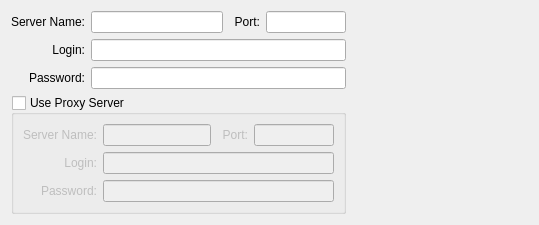
       <widget class="QWidget" name="_serverPage">
        <attribute name="title">
         <string>Server</string>
        </attribute>
        <layout class="QGridLayout" name="gridLayout_7">
         <item row="0" column="0">
          <layout class="QVBoxLayout" name="verticalLayout_2">
           <item>
            <layout class="QGridLayout" name="gridLayout_6">
             <item row="0" column="0">
              <widget class="QLabel" name="_ccServerLit">
               <property name="text">
                <string>Server Name:</string>
               </property>
               <property name="alignment">
                <set>Qt::AlignRight|Qt::AlignTrailing|Qt::AlignVCenter</set>
               </property>
              </widget>
             </item>
             <item row="0" column="1">
              <layout class="QHBoxLayout">
               <item>
                <widget class="QLineEdit" name="_ccServer">
                 <property name="sizePolicy">
                  <sizepolicy hsizetype="Expanding" vsizetype="Fixed">
                   <horstretch>1</horstretch>
                   <verstretch>0</verstretch>
                  </sizepolicy>
                 </property>
                </widget>
               </item>
               <item>
                <spacer>
                 <property name="orientation">
                  <enum>Qt::Horizontal</enum>
                 </property>
                 <property name="sizeType">
                  <enum>QSizePolicy::Preferred</enum>
                 </property>
                 <property name="sizeHint" stdset="0">
                  <size>
                   <width>5</width>
                   <height>20</height>
                  </size>
                 </property>
                </spacer>
               </item>
               <item>
                <widget class="QLabel" name="_ccPortLit">
                 <property name="text">
                  <string>Port:</string>
                 </property>
                 <property name="alignment">
                  <set>Qt::AlignRight|Qt::AlignTrailing|Qt::AlignVCenter</set>
                 </property>
                </widget>
               </item>
               <item>
                <widget class="QLineEdit" name="_ccPort">
                 <property name="maximumSize">
                  <size>
                   <width>80</width>
                   <height>32767</height>
                  </size>
                 </property>
                </widget>
               </item>
              </layout>
             </item>
             <item row="1" column="0">
              <widget class="QLabel" name="_ccLoginLit">
               <property name="text">
                <string>Login:</string>
               </property>
               <property name="alignment">
                <set>Qt::AlignRight|Qt::AlignTrailing|Qt::AlignVCenter</set>
               </property>
              </widget>
             </item>
             <item row="1" column="1">
              <widget class="QLineEdit" name="_ccLogin"/>
             </item>
             <item row="2" column="0">
              <widget class="QLabel" name="_ccPasswordLit">
               <property name="text">
                <string>Password:</string>
               </property>
               <property name="alignment">
                <set>Qt::AlignRight|Qt::AlignTrailing|Qt::AlignVCenter</set>
               </property>
              </widget>
             </item>
             <item row="2" column="1">
              <widget class="QLineEdit" name="_ccPassword">
               <property name="echoMode">
                <enum>QLineEdit::PasswordEchoOnEdit</enum>
               </property>
              </widget>
             </item>
            </layout>
           </item>
           <item>
            <widget class="QGroupBox" name="_ccUseProxyServer">
             <property name="title">
              <string>Use Proxy Server</string>
             </property>
             <property name="checkable">
              <bool>true</bool>
             </property>
             <property name="checked">
              <bool>false</bool>
             </property>
             <layout class="QGridLayout" name="gridLayout_5">
              <item row="0" column="0">
               <widget class="QLabel" name="_ccProxyServerLit">
                <property name="text">
                 <string>Server Name:</string>
                </property>
                <property name="alignment">
                 <set>Qt::AlignRight|Qt::AlignTrailing|Qt::AlignVCenter</set>
                </property>
               </widget>
              </item>
              <item row="0" column="1">
               <layout class="QHBoxLayout">
                <item>
                 <widget class="QLineEdit" name="_ccProxyServer">
                  <property name="sizePolicy">
                   <sizepolicy hsizetype="Expanding" vsizetype="Fixed">
                    <horstretch>1</horstretch>
                    <verstretch>0</verstretch>
                   </sizepolicy>
                  </property>
                 </widget>
                </item>
                <item>
                 <spacer>
                  <property name="orientation">
                   <enum>Qt::Horizontal</enum>
                  </property>
                  <property name="sizeType">
                   <enum>QSizePolicy::Preferred</enum>
                  </property>
                  <property name="sizeHint" stdset="0">
                   <size>
                    <width>5</width>
                    <height>20</height>
                   </size>
                  </property>
                 </spacer>
                </item>
                <item>
                 <widget class="QLabel" name="_ccProxyPortLit">
                  <property name="text">
                   <string>Port:</string>
                  </property>
                  <property name="alignment">
                   <set>Qt::AlignRight|Qt::AlignTrailing|Qt::AlignVCenter</set>
                  </property>
                 </widget>
                </item>
                <item>
                 <widget class="QLineEdit" name="_ccProxyPort">
                  <property name="maximumSize">
                   <size>
                    <width>80</width>
                    <height>32767</height>
                   </size>
                  </property>
                 </widget>
                </item>
               </layout>
              </item>
              <item row="1" column="0">
               <widget class="QLabel" name="_ccProxyLoginLit">
                <property name="text">
                 <string>Login:</string>
                </property>
                <property name="alignment">
                 <set>Qt::AlignRight|Qt::AlignTrailing|Qt::AlignVCenter</set>
                </property>
               </widget>
              </item>
              <item row="1" column="1">
               <widget class="QLineEdit" name="_ccProxyLogin"/>
              </item>
              <item row="2" column="0">
               <widget class="QLabel" name="_ccProxyPasswordLit">
                <property name="text">
                 <string>Password:</string>
                </property>
                <property name="alignment">
                 <set>Qt::AlignRight|Qt::AlignTrailing|Qt::AlignVCenter</set>
                </property>
               </widget>
              </item>
              <item row="2" column="1">
               <widget class="QLineEdit" name="_ccProxyPassword">
                <property name="echoMode">
                 <enum>QLineEdit::PasswordEchoOnEdit</enum>
                </property>
               </widget>
              </item>
             </layout>
            </widget>
           </item>
          </layout>
         </item>
         <item row="0" column="1">
          <spacer name="horizontalSpacer">
           <property name="orientation">
            <enum>Qt::Horizontal</enum>
           </property>
           <property name="sizeHint" stdset="0">
            <size>
             <width>176</width>
             <height>20</height>
            </size>
           </property>
          </spacer>
         </item>
         <item row="1" column="0" colspan="2">
          <spacer>
           <property name="orientation">
            <enum>Qt::Vertical</enum>
           </property>
           <property name="sizeHint" stdset="0">
            <size>
             <width>20</width>
             <height>0</height>
            </size>
           </property>
          </spacer>
         </item>
        </layout>
       </widget>
